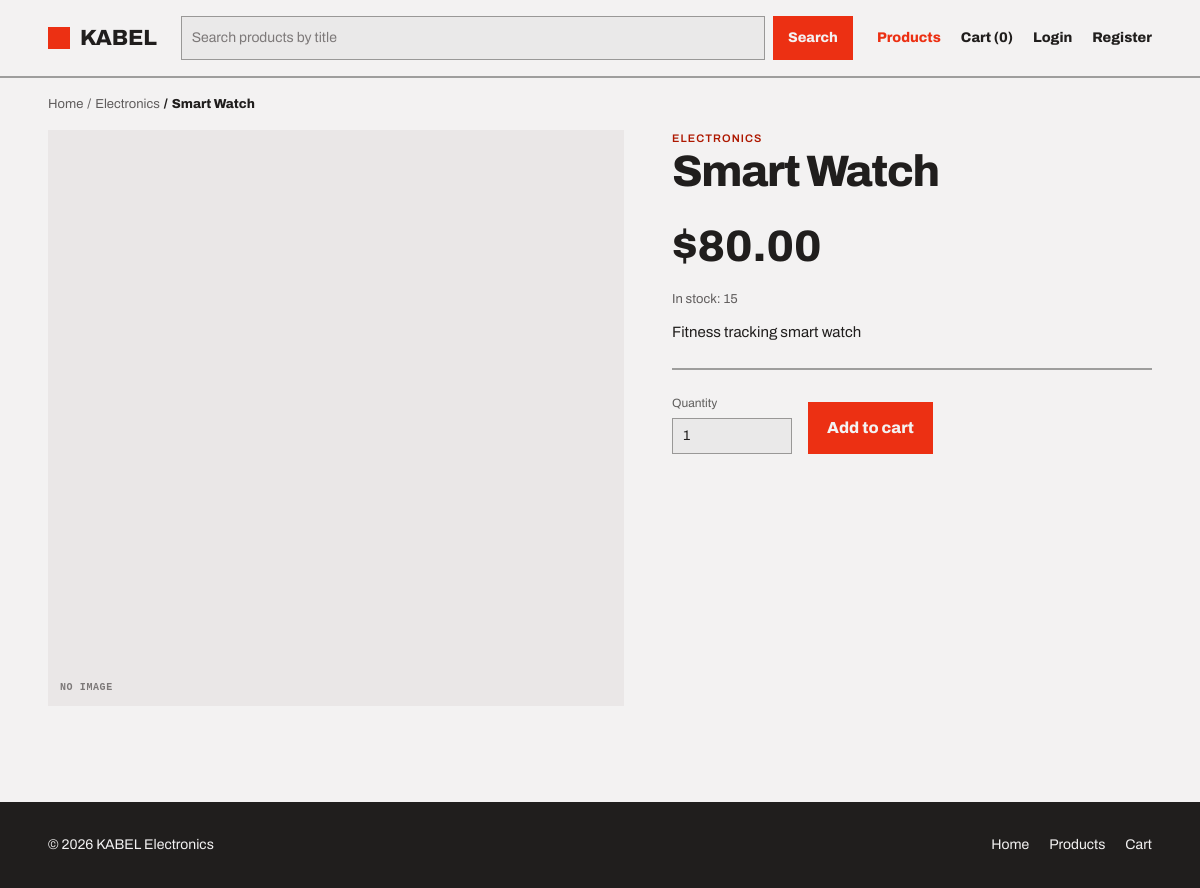
The app's page /products/2 with its own data.
### tables this page shows
CREATE TABLE products (
  id           INT UNSIGNED AUTO_INCREMENT PRIMARY KEY,
  category_id  INT UNSIGNED NULL,
  name         VARCHAR(150) NOT NULL,
  description  TEXT NULL,
  price        DECIMAL(10,2) NOT NULL,
  stock        INT UNSIGNED NOT NULL DEFAULT 0,
  image        VARCHAR(255) NULL,                   
  created_at   TIMESTAMP NOT NULL DEFAULT CURRENT_TIMESTAMP,
  updated_at   TIMESTAMP NOT NULL DEFAULT CURRENT_TIMESTAMP ON UPDATE CURRENT_TIMESTAMP,
  CONSTRAINT chk_products_price CHECK (price >= 0),
  CONSTRAINT fk_products_category
    FOREIGN KEY (category_id) REFERENCES categories(id)
    ON DELETE SET NULL ON UPDATE CASCADE,
  INDEX idx_products_name (name),                   
  INDEX idx_products_category (category_id)         
);

CREATE TABLE categories (
  id           INT UNSIGNED AUTO_INCREMENT PRIMARY KEY,
  name         VARCHAR(100) NOT NULL UNIQUE,
  description  TEXT NULL,
  image        VARCHAR(255) NULL,                   
  created_at   TIMESTAMP NOT NULL DEFAULT CURRENT_TIMESTAMP,
  updated_at   TIMESTAMP NOT NULL DEFAULT CURRENT_TIMESTAMP ON UPDATE CURRENT_TIMESTAMP
);

### routes.php (called while the page is built)
<?php
return [
    'GET /' => 'HomeController@index',
    'GET /products' => 'ProductController@index',
    'GET /products/{id}' => 'ProductController@show',
    'GET /register' => 'AuthController@showRegister',
    'POST /register' => 'AuthController@register',
    'GET /login' => 'AuthController@showLogin',
    'POST /login' => 'AuthController@login',
    'POST /logout' => 'AuthController@logout',
    'GET /profile' => 'ProfileController@show',
    'GET /cart' => 'CartController@index',
    'POST /cart/add' => 'CartController@add',
    'POST /cart/update' => 'CartController@update',
    'POST /cart/remove' => 'CartController@remove',
    'GET /checkout' => 'OrderController@checkout',
    'POST /checkout' => 'OrderController@place',
    'GET /orders/{id}' => 'OrderController@show',
    'GET /admin' => 'AdminController@dashboard',
    'GET /admin/orders' => 'AdminController@orders',
    'GET /admin/orders/{id}' => 'AdminController@orderDetail',
    'POST /admin/orders/{id}/update' => 'AdminController@updateOrder',
    'GET /admin/products' => 'AdminProductController@index',
    'GET /admin/products/create' => 'AdminProductController@create',
    'POST /admin/products/store' => 'AdminProductController@store',
    'GET /admin/products/{id}/edit' => 'AdminProductController@edit',
    'POST /admin/products/{id}/update' => 'AdminProductController@update',
    'POST /admin/products/{id}/delete' => 'AdminProductController@delete',
    'GET /admin/categories' => 'AdminCategoryController@index',
    'GET /admin/categories/create' => 'AdminCategoryController@create',
    'POST /admin/categories/store' => 'AdminCategoryController@store',
    'GET /admin/categories/{id}/edit' => 'AdminCategoryController@edit',
    'POST /admin/categories/{id}/update' => 'AdminCategoryController@update',
    'POST /admin/categories/{id}/delete' => 'AdminCategoryController@delete',
];

### app/helpers.php (called while the page is built, shortened)
<?php
function e(?string $value): string
{
    return htmlspecialchars((string) $value, ENT_QUOTES, 'UTF-8');
}
function url(string $path = '/'): string
{
    return (defined('BASE_URL') ? BASE_URL : '') . $path;
}
function upload_url(?string $path): ?string
{
    if (!$path || !is_file(__DIR__ . '/../public/' . $path)) {
        return null;
    }
    return url('/' . $path);
}
function money($amount): string
{
    return '$' . number_format((float) $amount, 2);
}
function render(string $view, array $data = []): void
{
    extract($data);
    require __DIR__ . '/Views/' . $view . '.php';
}

### app/Controllers/ProductController.php (called while the page is built, shortened)
<?php
class ProductController
{
    public function show(string $id): void
    {
        $product = (new Product())->find((int) $id);
        render('product', [
            'title'   => $product['name'] . ' — KABEL',
            'css'     => 'product',
            'active'  => 'products',
            'product' => $product,
        ]);
    }
}

### config/init.php (called while the page is built, shortened)
<?php
$env = parse_ini_file(__DIR__ . '/../.env');
foreach ($env as $key => $value) {
    $_ENV[$key] = getenv($key) !== false ? getenv($key) : $value;
}
require_once __DIR__ . '/../app/helpers.php';
spl_autoload_register(function (string $class): void {
    foreach (['Models', 'Controllers'] as $folder) {
        $file = __DIR__ . "/../app/$folder/$class.php";
        if (is_file($file)) {
            return;
        }
    }
});

### app/Models/Product.php (called while the page is built, shortened)
<?php
class Product
{
    public function find(int $id): ?array
    {
        global $db;
        $stmt = $db->prepare(
            'SELECT p.*, c.name AS category_name
             FROM products p LEFT JOIN categories c ON c.id = p.category_id WHERE p.id = ?'
        );
        $stmt->execute([$id]);
        return $stmt->fetch() ?: null;
    }
}

### app/Views/product.php (the view, shortened to what this page needs)
<?php $img = upload_url($product['image']); ?>
<main class="container">
    <nav class="breadcrumb" aria-label="Breadcrumb">
        <ol>
            <li><a href="<?= url('/') ?>">Home</a></li>
            <li><a
                    href="<?= url('/products' . ($product['category_id'] ? '?category=' . $product['category_id'] : '')) ?>"><?= e($product['category_name'] ?? 'Products') ?></a>
            </li>
            <li aria-current="page"><?= e($product['name']) ?></li>
        </ol>
    </nav>
    <article class="product-detail">
        <figure class="placeholder">
            <?php if ($img): ?><img src="<?= e($img) ?>" alt="<?= e($product['name']) ?>"><?php else: ?>No
            image<?php endif; ?>
        </figure>
        <section>
            <p class="kicker"><?= e($product['category_name'] ?? 'Uncategorised') ?></p>
            <h1><?= e($product['name']) ?></h1>
            <p class="price"><?= money($product['price']) ?></p>
            <p class="stock"><?= $product['stock'] > 0 ? 'In stock: ' . (int) $product['stock'] : 'Out of stock' ?></p>
            <p><?= nl2br(e($product['description'] ?? '')) ?></p>
            <?php if ($product['stock'] > 0): ?>
            <form action="<?= url('/cart/add') ?>" method="post">
                <label class="field"><span>Quantity</span>
                    <input class="input" type="number" name="quantity" value="1" min="1"
                        max="<?= (int) $product['stock'] ?>">
                </label>
                <button class="btn btn-primary btn-lg" type="submit">Add to cart</button>
            </form>
            <?php endif; ?>
        </section>
    </article>
</main>

### public/index.php (shortened to what this page needs)
<?php
require __DIR__ . '/../config/init.php';
$uri = parse_url($_SERVER['REQUEST_URI'], PHP_URL_PATH) ?: '/';
$script = rtrim(str_replace('\\', '/', dirname($_SERVER['SCRIPT_NAME'])), '/');
$root = preg_replace('#/public$#', '', $script);
$base = ($uri === $script || str_starts_with($uri, $script . '/')) ? $script : $root;
$path = '/' . trim(rawurldecode(substr($uri, strlen($base))), '/');
$method = $_SERVER['REQUEST_METHOD'];
foreach (require __DIR__ . '/../routes.php' as $route => $handler) {
    [$routeMethod, $routePath] = explode(' ', $route);
    $regex = '#^' . preg_replace('#\{\w+\}#', '([^/]+)', $routePath) . '$#';
    if ($routeMethod !== $method || !preg_match($regex, $path, $matches)) {
        continue;
    }
    [$controller, $action] = explode('@', $handler);
    (new $controller())->$action(...array_slice($matches, 1));
    exit;
}

### public/assets/css/pages/product.css (style rules this page uses)
.product-detail { display: grid; grid-template-columns: 1.2fr 1fr; gap: var(--space-12); padding-bottom: var(--space-8); }
.product-detail figure { aspect-ratio: 1 / 1; }
.product-detail h1 { font-size: var(--text-3xl); letter-spacing: -0.03em; }
.product-detail .kicker { margin: 0; }
.product-detail .price { margin: var(--space-4) 0 var(--space-2); font-size: var(--text-3xl); font-weight: 800; }
.product-detail .stock { color: var(--color-muted); font-size: var(--text-sm); }
.product-detail form { display: flex; align-items: flex-end; gap: var(--space-4); margin-top: var(--space-6); padding-top: var(--space-6); border-top: var(--rule-strong); }
.product-detail .field { width: 120px; }

### records on screen
products: category.name "Electronics", name "Smart Watch", category.name "ELECTRONICS", price "$80.00", stock "15", description "Fitness tracking smart watch"
